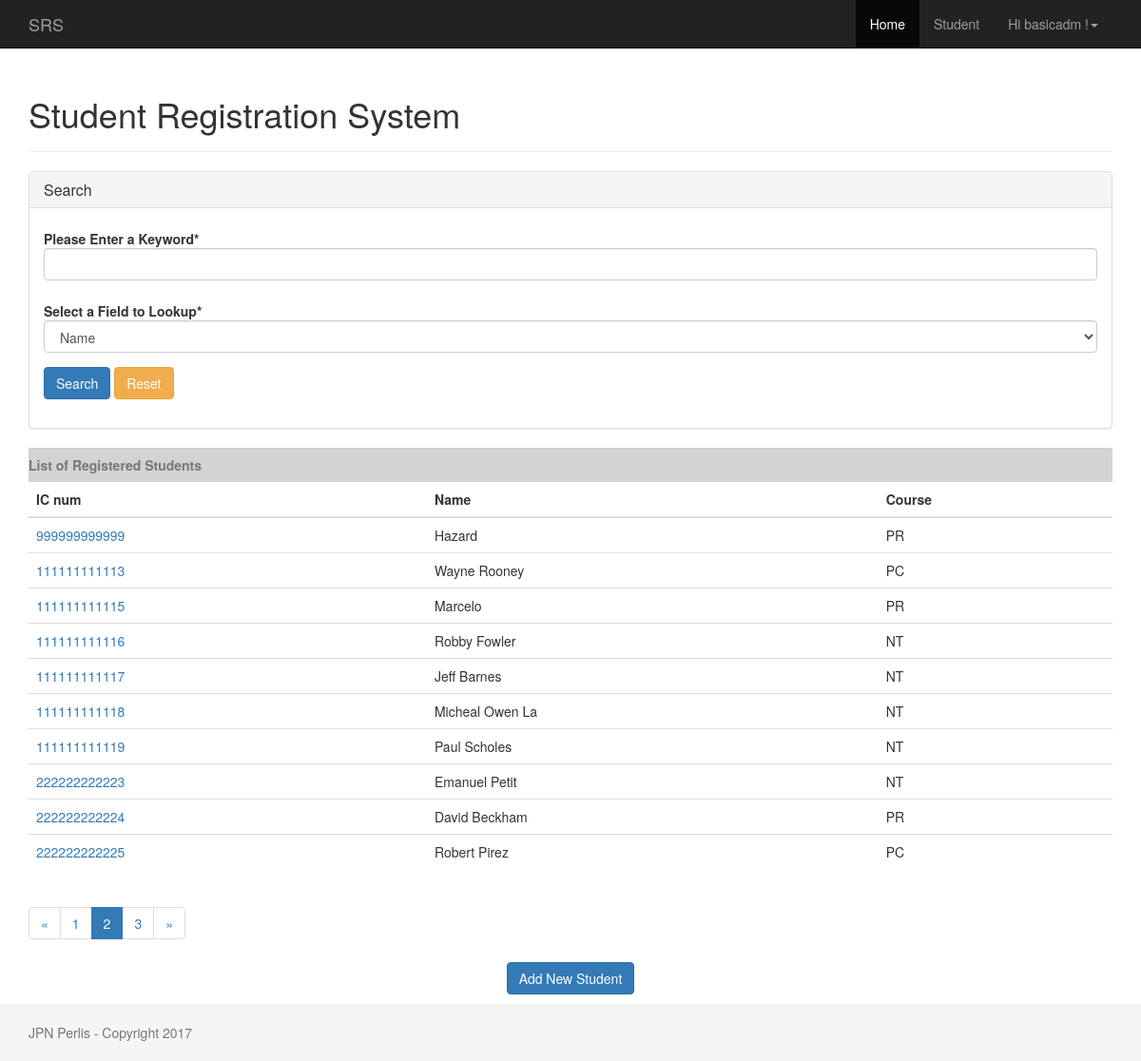
/home/?page=2&search=&select_buttons= (signed in), run on the app's committed database.
### student/models.py (models this page shows, shortened)
class Student(models.Model):
    PROGAMMING = 'PR'
    NETWORKING = 'NT'
    PCTECH = 'PC'
    COURSE_CHOICES = (
        (PROGAMMING, 'Programming'),
        (NETWORKING, 'Networking'),
        (PCTECH, 'PC Technichian'),
    )
    createdby = models.ForeignKey('auth.User',on_delete=models.CASCADE)
    icnum = models.CharField('ID Number',max_length=12,unique=True,blank=False,null=False)
    name = models.CharField('Name',max_length=300)
    course = models.CharField('Courserwork',max_length=2,choices=COURSE_CHOICES,default=PCTECH,)
    created_date = models.DateTimeField('Created Date',default=timezone.now)

### student/views.py (the view)
# urls.py: 2. Add a URL to urlpatterns:  path('', views.home, name='home')
def home(request):
    if request.method == "POST" :
        select_buttons = request.POST.get("select_buttons", "")
        search = request.POST.get("search", "")
        page = 1
        if select_buttons == 'icnum':
            students = Student.objects.filter(icnum__startswith=search).order_by('created_date')
        elif select_buttons == 'course':
            students = Student.objects.filter(course__startswith=search).order_by('created_date')
        else:
            students = Student.objects.filter(name__startswith=search).order_by('created_date')
        if students:
            messages.success(request, str(len(students)) + " record(s) was/were found for keyword = " + str(request.POST.get("search", "")))
            page = 1
        else:
            messages.error(request, "Sorry, No record was found for keyword = " + str(request.POST.get("search", "")))
    else:
        select_buttons = request.GET.get("select_buttons", "")
        search = request.GET.get("search", "")
        if search:
            if select_buttons == 'icnum':
                students = Student.objects.filter(icnum__startswith=search).order_by('created_date')
            elif select_buttons == 'course':
                students = Student.objects.filter(course__startswith=search).order_by('created_date')
            else:
                students = Student.objects.filter(name__startswith=search).order_by('created_date')
        else:
            students = Student.objects.all().order_by('created_date')
        page = request.GET.get('page', 1)
    paginator = Paginator(students, 10)
    try:
        students = paginator.page(page)
    except PageNotAnInteger:
        students = paginator.page(1)
    except EmptyPage:
        students = paginator.page(paginator.num_pages)
    return render(request, 'student/home.html', {'form': SearchForm(), 'students': students,
        'search':search, 'select_buttons': select_buttons })

### student/forms.py
class SearchForm(forms.Form):
    search = forms.CharField(label="Please Enter a Keyword")
    select_buttons = forms.ChoiceField(
        label='Select a Field to Lookup',
        choices = (
            ('name', "Name"),
            ('icnum', "ID/IC Number"),
            ('course', "Course")
        ),
        widget = forms.Select,
        initial = 'name',
    )
    helper = FormHelper()
    helper.form_class = 'form-horizontal'
    helper.layout = Layout(
        Field('search', css_class='input-xlarge'),
        Field('select_buttons', css_class='input-xlarge'),
        FormActions(
            Submit('submit_change', 'Search', css_class="btn-primary"),
            HTML('<a class="btn btn-warning" href={% url "student_home" %}>Reset</a>'),
        )
    )

### templates/student/home.html (shortened to what this page needs)
{% extends 'baseproj.html' %}
{% load crispy_forms_tags %}
{% block content %}
<div class="page-header">
  <h1>Student Registration System</h1>
</div>
<div class="panel panel-default">
    <div class="panel-heading">
        <h1 class="panel-title">Search</h1>
    </div>
    <div class="panel-body">
      {% crispy form %}
    </div>
</div>
   	<table class="table">
      <caption style="border: inherit; background-color: lightgrey;">
            <span class="align-centre"><strong>List of Registered Students</strong></span>
        </caption>
        <thead class="thead-inverse">
          <tr>
            <th>IC num</th>
            <th>Name</th>
            <th>Course</th>
          </tr>
        </thead>
        <tbody>
        {% if students  %}
          {% for student in students %}
            <tr>
              <td>
                <a href="{% url 'student_detail' student.pk %}">{{ student.icnum }}</a>
              </td>
              <td class="align-middle">{{ student.name }}</td>
              <td class="align-middle">{{ student.course }}</td>
            </tr>
          {% endfor %}
        {% else %}
        	<tr>
        	  <td colspan="3">No Records so far..!!</td>
              <td>
              </td>
            </tr>
        {% endif %}
        </tbody>
    </table>
    <div class="center-block">
      {% if students.has_other_pages %}
        <ul class="pagination">
          {% if students.has_previous %}
            <li><a href="?page={{ students.previous_page_number }}&search={{ search }}&select_buttons={{ select_buttons }}">&laquo;</a></li>
          {% else %}
            <li class="disabled"><span>&laquo;</span></li>
          {% endif %}
          {% for i in students.paginator.page_range %}
            {% if students.number == i %}
              <li class="active"><span>{{ i }} <span class="sr-only">(current)</span></span></li>
            {% else %}
              <li><a href="?page={{ i }}&search={{ search }}&select_buttons={{ select_buttons }}">{{ i }}</a></li>
            {% endif %}
          {% endfor %}
          {% if students.has_next %}
            <li><a href="?page={{ students.next_page_number }}&search={{ search }}&select_buttons={{ select_buttons }}">&raquo;</a></li>
          {% else %}
            <li class="disabled"><span>&raquo;</span></li>
          {% endif %}
        </ul>
      {% endif %}
    </div>
       <p class="text-center">
	    <a href="{% url 'student_new' %}" class="btn btn-primary" >Add New Student</a>
	  </p>
{% endblock %}

### templates/baseproj.html (shortened to what this page needs)
{% load static %}
{% load i18n %}
<!DOCTYPE html>
<html lang="en">
  <head>
    <link rel="stylesheet" href="{% static 'css/bootstrap.min.css' %}">
    <link href="{% static 'css/ie10-viewport-bug-workaround.css' %}" rel="stylesheet">
    <link rel="stylesheet" href="{% static 'css/sticky-footer-navbar.css' %}">
  </head>
  <body>
    {% block navbar %}
    <nav class="navbar navbar-inverse navbar-fixed-top">
      <div class="container">
        <div class="navbar-header">
          <a class="navbar-brand" href="#">SRS</a>
        </div>
        <div id="navbar" class="collapse navbar-collapse navbar-right">
          <ul class="nav navbar-nav">
            {% block home_navbar %}<li class="active"><a href="/">Home</a></li>{% endblock %}
            {% block student_navbar %}<li><a href="{% url 'student_home' %}">Student</a></li>{% endblock %}
            {% block user_navbar %}
              {% if user.is_authenticated %}
                <li class="dropdown">
                  <a href="#" class="dropdown-toggle" data-toggle="dropdown" role="button" aria-haspopup="true" aria-expanded="false"></span> Hi {{ user.username }} !<span class="caret"></span></a>
                </li>
              {% else %}
                <li><a href="/accounts/login/">Sign In</a></li>
                <li><a href="/accounts/signup/">Sign Up</a></li>
              {% endif %}
            {% endblock %}
          </ul>
        </div>
      </div>
    </nav>
    {% endblock %}
    {% block maincontent %}
    <div class="container">
      {% block content %}{% endblock %}
    </div>
    {% endblock %}
    {% block footer %}
    <footer class="footer">
      <div class="container">
        <p class="text-muted">JPN Perlis - Copyright 2017</p>
      </div>
    </footer>
    {% endblock %}
  </body>
</html>

### static/css/sticky-footer-navbar.css (style rules this page uses)
html { position: relative; min-height: 100%; }
body { margin-bottom: 60px; }
.footer { position: absolute; bottom: 0; width: 100%; height: 60px; background-color: #f5f5f5; }
.form-horizontal .form-group { margin-right: 0px; margin-left: 0px; }
body > .container { padding: 60px 15px 0; }
.container .text-muted { margin: 20px 0; }
.footer > .container { padding-right: 15px; padding-left: 15px; }

### data on the page
Student: icnum "999999999999", name "Hazard", course "PR"
Student: icnum "111111111113", name "Wayne Rooney", course "PC"
Student: icnum "111111111115", name "Marcelo", course "PR"
Student: icnum "111111111116", name "Robby Fowler", course "NT"
Student: icnum "111111111117", name "Jeff Barnes", course "NT"
Student: icnum "111111111118", name "Micheal Owen La", course "NT"
Student: icnum "111111111119", name "Paul Scholes", course "NT"
Student: icnum "222222222223", name "Emanuel Petit", course "NT"
Student: icnum "222222222224", name "David Beckham", course "PR"
Student: icnum "222222222225", name "Robert Pirez", course "PC"

### other printed values
{{ user.username }} "basicadm"
{{ i }} "1" "3"
{{ i }} "2"
